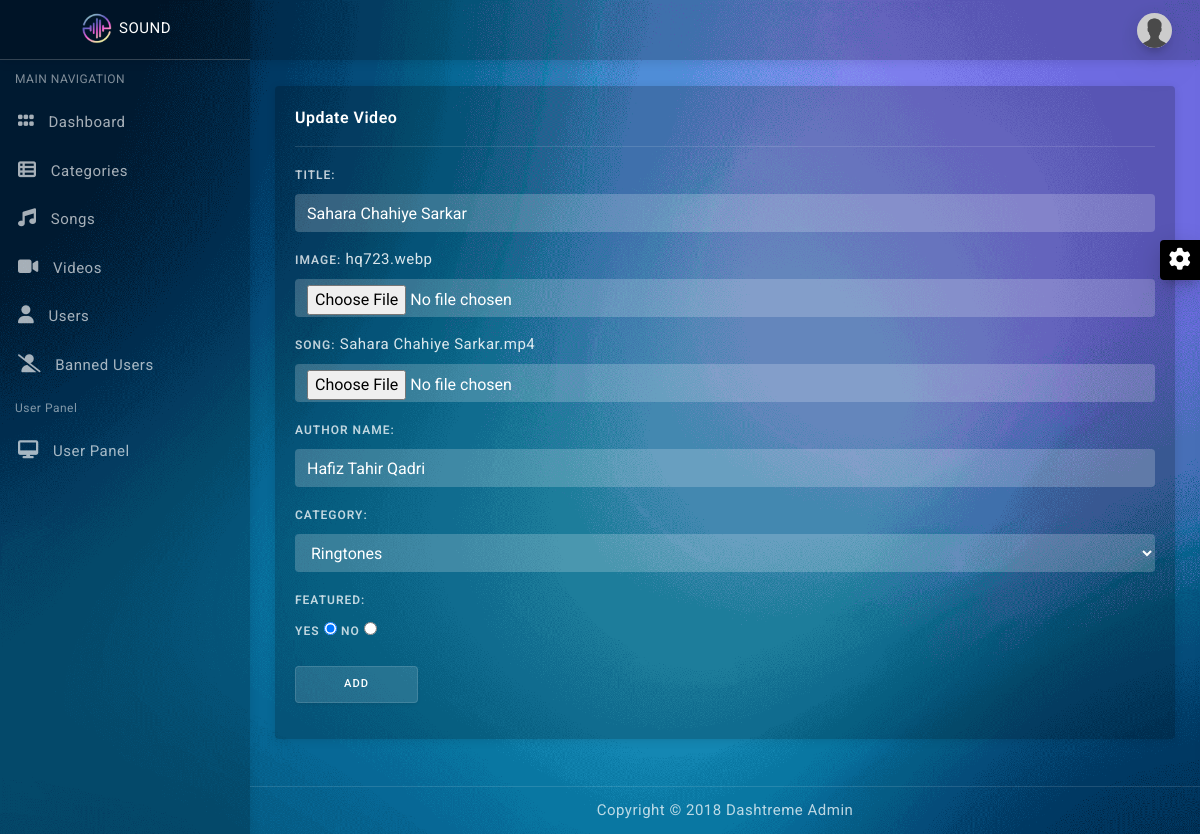
The app's page /admin/video_update.php?id=31 (signed in) with its own data.
### tables this page shows
CREATE TABLE `users` (
  `id` int(10) UNSIGNED NOT NULL,
  `full_name` varchar(255) NOT NULL,
  `username` varchar(255) NOT NULL,
  `email` varchar(255) NOT NULL,
  `password` varchar(255) NOT NULL,
  `user_role` varchar(15) NOT NULL,
  `profile_pic` varchar(255) NOT NULL DEFAULT 'dp_placeholder.png',
  `date_registered` date NOT NULL DEFAULT current_timestamp()
);

CREATE TABLE `songs` (
  `id` int(10) UNSIGNED NOT NULL,
  `song_title` varchar(255) NOT NULL,
  `song_img` varchar(255) NOT NULL,
  `song_path` varchar(255) NOT NULL,
  `is_featured` tinyint(1) NOT NULL,
  `type` varchar(255) NOT NULL,
  `date_added` date NOT NULL DEFAULT current_timestamp(),
  `author` varchar(255) NOT NULL,
  `song_category_id_FK` varchar(100) NOT NULL,
  `adder_admin` varchar(255) NOT NULL
);

### admin/video_update.php (the view, shortened to what this page needs)
<?php
include("./components/header.php");
$Id = $_GET['id'];
$sql = "select * from songs where id = $Id";
$result = mysqli_query($conn, $sql);
$rows = mysqli_fetch_assoc($result);
?>
<div class="content-wrapper">
    <div class="container-fluid">
        <div class="row mt-3">
            <div class="col-lg-12">
                <div class="card">
                    <div class="card-body">
                        <div class="card-title">Update Video</div>
                        <hr>
                        <form method="POST" enctype="multipart/form-data">
                            <div class="form-group">
                                <label for="input-1">Title:</label>
                                <input value="<?php echo $rows['song_title'] ?>" type="text" class="form-control" name="title" placeholder="Enter Title">
                            </div>
                            <div class="form-group">
                                <label for="input-1">Image:</label>
                                <span><?php echo $rows['song_img'] ?></span>
                                <input type="file" value="<?php echo $rows['song_img'] ?>" class="form-control input-file" name="image">
                            </div>
                            <div class="form-group">
                                <label for="input-1">Song:</label>
                                <span><?php echo $rows['song_path'] ?></span>
                                <input type="file" value="<?php echo $rows['song_path'] ?>" class="form-control input-file" name="song">
                            </div>
                            <div class="form-group">
                                <label for="input-1">Author Name:</label>
                                <input value="<?php echo $rows['author'] ?>" type="text" class="form-control" name="author_name" placeholder="Enter Author Name">
                            </div>
                            <div class="form-group">
                                <label for="input-1">Category:</label> <br>
                                <select name="cat_id" class="form-control">
                                    <?php
                                    $sql = "SELECT * FROM categories";
                                    $result = mysqli_query($conn, $sql);
                                    while ($row = mysqli_fetch_assoc($result)) {
                                    ?>
                                        <option value="<?php echo $row['title'];?>"><?php echo $row['title'];?></option>
                                    <?php } ?>
                                </select>
                            </div>
                            <div class="form-group">
                                <label for="input-1">Featured:</label>
                                <div class="grp">
                                    <label>Yes</label>
                                    <input type="radio" <?php if($rows['is_featured'] == '1'){echo 'checked';}?> name="is_featured" value="yes">
                                    <label>No</label>
                                    <input type="radio" <?php if($rows['is_featured'] == '0'){echo 'checked';}?> name="is_featured" value="no">
                                </div>
                            </div>
                            <div class="form-group">
                                <button type="submit" class="btn btn-light px-5" name="submit">Add</button>
                            </div>
                        </form>
                    </div>
                </div>
            </div>
        </div>
    </div>
</div>
<?php
include("./components/footer.php");
?>

### admin/components/header.php (shortened to what this page needs)
<?php
include("../config/connection.php");
$username = $_SESSION["admin"];
$sql_admin_profile = "SELECT * FROM users WHERE username='$username'";
$result_admin_profile = mysqli_fetch_assoc(mysqli_query($conn, $sql_admin_profile));
$profile_pic = $result_admin_profile["profile_pic"];
?>
<!DOCTYPE html>
<html lang="en">
<head>
    <link href="assets/plugins/simplebar/css/simplebar.css" rel="stylesheet" />
    <link href="assets/css/bootstrap.min.css" rel="stylesheet" />
    <link href="assets/css/sidebar-menu.css" rel="stylesheet" />
    <link href="assets/css/app-style.css" rel="stylesheet" />
    <link rel="stylesheet" href="https://cdnjs.cloudflare.com/ajax/libs/font-awesome/6.5.2/css/all.min.css" />
</head>
<body class="bg-theme bg-theme1">
    <div id="wrapper">
        <div id="sidebar-wrapper" data-simplebar="" data-simplebar-auto-hide="true">
            <div class="brand-logo">
                <a href="index.php" style="display: flex; align-items: center; justify-content: center;">
                    <img src="../logo.png" class="logo-icon" alt="logo icon">
                    <h5 class="logo-text">SOUND</h5>
                </a>
            </div>
            <ul class="sidebar-menu do-nicescrol">
                <li class="sidebar-header">MAIN NAVIGATION</li>
                <li>
                    <a href="./index.php">
                        <i class="fa-solid fa-grip"></i> <span>Dashboard</span>
                    </a>
                </li>
                <li>
                    <a href="./category_show.php">
                        <i class="fa-solid fa-table-list"></i> <span>Categories</span>
                    </a>
                </li>
                <li>
                    <a href="./songs_show.php">
                        <i class="fa-solid fa-music"></i> <span>Songs</span>
                    </a>
                </li>
                <li>
                    <a href="./videos_show.php">
                        <i class="fa-solid fa-video"></i> <span>Videos</span>
                    </a>
                </li>
                <li>
                    <a href="./users_show.php">
                        <i class="fa-solid fa-user"></i> <span>Users</span>
                    </a>
                </li>
                <li>
                    <a href="./banned_users_show.php">
                        <i class="fa-solid fa-user-slash"></i> <span>Banned Users</span>
                    </a>
                </li>
                <li class="sidebar-header">User Panel</li>
                <li><a href="../index.php"><i class="fa-solid fa-desktop"></i> <span>User Panel</span></a></li>
            </ul>
        </div>
        <header class="topbar-nav">
            <nav class="navbar navbar-expand fixed-top">
                <ul class="navbar-nav mr-auto align-items-center">
                    <li class="nav-item">
                        <a class="nav-link toggle-menu" href="javascript:void();">
                        </a>
                    </li>
                </ul>
                <ul class="navbar-nav align-items-center right-nav-link">
                    <li class="nav-item">
                        <a class="nav-link dropdown-toggle dropdown-toggle-nocaret" data-toggle="dropdown" href="#">
                            <span class="user-profile"><img src="../images/<?php echo $profile_pic; ?>" class="img-circle" alt="user avatar"></span>
                        </a>
                    </li>
                </ul>
            </nav>
        </header>

### admin/assets/css/sidebar-menu.css (style rules this page uses)
.sidebar-menu { list-style: none; margin: 0; padding: 0; background-color: transparent; }
.sidebar-menu>li { position: relative; margin: 0; padding: 0; }
.sidebar-menu>li>a { padding: 13px 5px 13px 15px; display: block; border-left: 3px solid transparent; color: rgba(255, 255, 255, 0.65); font-size: 15px; }
.sidebar-menu li.sidebar-header { padding: 10px 25px 10px 15px; font-size: 12px; color: rgba(255, 255, 255, 0.5); }
.sidebar-menu a { color: #b8c7ce; text-decoration: none; }

### records on screen
users: profile_pic (placeholder picture)
songs: title "Sahara Chahiye Sarkar", song_img "hq723.webp", song_path "Sahara Chahiye Sarkar.mp4", author_name "Hafiz Tahir Qadri", is_featured "☑"

### other values on screen
form field cat_id "Ringtones"
